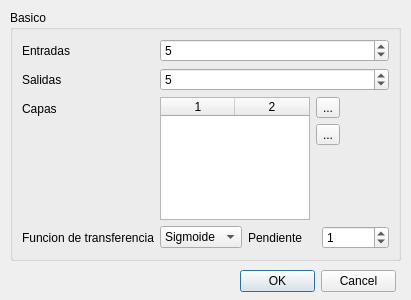
<?xml version="1.0" encoding="UTF-8"?>
<ui version="4.0">
 <class>addNewMLPDialog</class>
 <widget class="QDialog" name="addNewMLPDialog">
  <property name="geometry">
   <rect>
    <x>0</x>
    <y>0</y>
    <width>411</width>
    <height>300</height>
   </rect>
  </property>
  <property name="windowTitle">
   <string>Dialog</string>
  </property>
  <widget class="QDialogButtonBox" name="buttonBox">
   <property name="geometry">
    <rect>
     <x>240</x>
     <y>270</y>
     <width>156</width>
     <height>23</height>
    </rect>
   </property>
   <property name="standardButtons">
    <set>QDialogButtonBox::Cancel|QDialogButtonBox::Ok</set>
   </property>
  </widget>
  <widget class="QGroupBox" name="groupBox">
   <property name="geometry">
    <rect>
     <x>10</x>
     <y>10</y>
     <width>391</width>
     <height>251</height>
    </rect>
   </property>
   <property name="title">
    <string>Basico</string>
   </property>
   <layout class="QVBoxLayout" name="verticalLayout">
    <item>
     <layout class="QFormLayout" name="formLayout_3">
      <property name="fieldGrowthPolicy">
       <enum>QFormLayout::AllNonFixedFieldsGrow</enum>
      </property>
      <item row="0" column="0">
       <widget class="QLabel" name="label_4">
        <property name="text">
         <string>Entradas</string>
        </property>
       </widget>
      </item>
      <item row="0" column="1">
       <widget class="QSpinBox" name="sbInputSize">
        <property name="maximum">
         <number>9999</number>
        </property>
        <property name="value">
         <number>5</number>
        </property>
       </widget>
      </item>
      <item row="1" column="0">
       <widget class="QLabel" name="label_10">
        <property name="text">
         <string>Salidas</string>
        </property>
       </widget>
      </item>
      <item row="1" column="1">
       <widget class="QSpinBox" name="sbOutputSize">
        <property name="maximum">
         <number>9999</number>
        </property>
        <property name="value">
         <number>5</number>
        </property>
       </widget>
      </item>
      <item row="2" column="0">
       <widget class="QLabel" name="label_11">
        <property name="text">
         <string>Capas</string>
        </property>
       </widget>
      </item>
      <item row="2" column="1">
       <layout class="QHBoxLayout" name="horizontalLayout_6">
        <property name="spacing">
         <number>6</number>
        </property>
        <item>
         <widget class="QTableWidget" name="tblLayers">
          <property name="maximumSize">
           <size>
            <width>150</width>
            <height>16777215</height>
           </size>
          </property>
          <property name="editTriggers">
           <set>QAbstractItemView::DoubleClicked|QAbstractItemView::SelectedClicked</set>
          </property>
          <property name="alternatingRowColors">
           <bool>true</bool>
          </property>
          <property name="rowCount">
           <number>0</number>
          </property>
          <property name="columnCount">
           <number>2</number>
          </property>
          <attribute name="horizontalHeaderCascadingSectionResizes">
           <bool>false</bool>
          </attribute>
          <attribute name="horizontalHeaderDefaultSectionSize">
           <number>74</number>
          </attribute>
          <attribute name="horizontalHeaderMinimumSectionSize">
           <number>27</number>
          </attribute>
          <attribute name="horizontalHeaderShowSortIndicator" stdset="0">
           <bool>false</bool>
          </attribute>
          <attribute name="horizontalHeaderStretchLastSection">
           <bool>false</bool>
          </attribute>
          <attribute name="verticalHeaderVisible">
           <bool>false</bool>
          </attribute>
          <attribute name="verticalHeaderDefaultSectionSize">
           <number>20</number>
          </attribute>
          <column/>
          <column/>
         </widget>
        </item>
        <item>
         <layout class="QVBoxLayout" name="verticalLayout_7">
          <item>
           <widget class="QToolButton" name="btnAddLayer">
            <property name="text">
             <string>...</string>
            </property>
            <property name="icon">
             <iconset resource="imagenes.qrc">
              <normaloff>:/imagenes/plus_icon.png</normaloff>:/imagenes/plus_icon.png</iconset>
            </property>
           </widget>
          </item>
          <item>
           <widget class="QToolButton" name="btnDeleteLayer">
            <property name="text">
             <string>...</string>
            </property>
            <property name="icon">
             <iconset resource="imagenes.qrc">
              <normaloff>:/imagenes/minus_icon.png</normaloff>:/imagenes/minus_icon.png</iconset>
            </property>
           </widget>
          </item>
          <item>
           <spacer name="verticalSpacer_3">
            <property name="orientation">
             <enum>Qt::Vertical</enum>
            </property>
            <property name="sizeHint" stdset="0">
             <size>
              <width>20</width>
              <height>40</height>
             </size>
            </property>
           </spacer>
          </item>
         </layout>
        </item>
        <item>
         <spacer name="horizontalSpacer_4">
          <property name="orientation">
           <enum>Qt::Horizontal</enum>
          </property>
          <property name="sizeHint" stdset="0">
           <size>
            <width>40</width>
            <height>20</height>
           </size>
          </property>
         </spacer>
        </item>
       </layout>
      </item>
      <item row="3" column="0">
       <widget class="QLabel" name="label_13">
        <property name="text">
         <string>Funcion de transferencia</string>
        </property>
       </widget>
      </item>
      <item row="3" column="1">
       <layout class="QHBoxLayout" name="horizontalLayout_3">
        <item>
         <widget class="QComboBox" name="cbTrasnferFunction">
          <item>
           <property name="text">
            <string>Sigmoide</string>
           </property>
          </item>
          <item>
           <property name="text">
            <string>Tangente</string>
           </property>
          </item>
         </widget>
        </item>
        <item>
         <widget class="QLabel" name="label_14">
          <property name="text">
           <string>Pendiente</string>
          </property>
         </widget>
        </item>
        <item>
         <widget class="QSpinBox" name="sbSlope">
          <property name="maximum">
           <number>9999999</number>
          </property>
          <property name="value">
           <number>1</number>
          </property>
         </widget>
        </item>
       </layout>
      </item>
     </layout>
    </item>
   </layout>
  </widget>
 </widget>
 <resources>
  <include location="imagenes.qrc"/>
 </resources>
 <connections/>
</ui>
